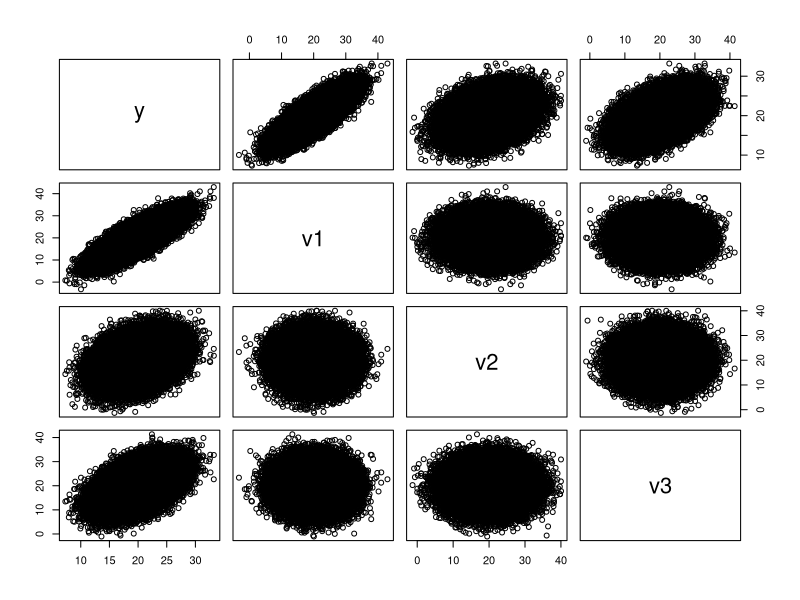

Here is the R script that generated this plot:
# Create 3 random Normals with mean 20 and st dev 5
v1 <- rnorm(95412, mean = 20, sd = 5)
v2 <- rnorm(95412, mean = 20, sd = 5)
v3 <- rnorm(95412, mean = 20, sd = 5)

# Compute the target as a weighted sum as shown
y <- 0.5 * v1 + 0.2 * v2 + 0.3 * v3

# Combine into a data frame
my.df <- data.frame(y, v1, v2, v3)

# Let's look at the scatter plot matrix
pairs(my.df) # NOTE: takes awhile

# Now let's build a linear regression model and look at it
myReg <- lm(y ~ v1 + v2 + v3)
summary(myReg)
